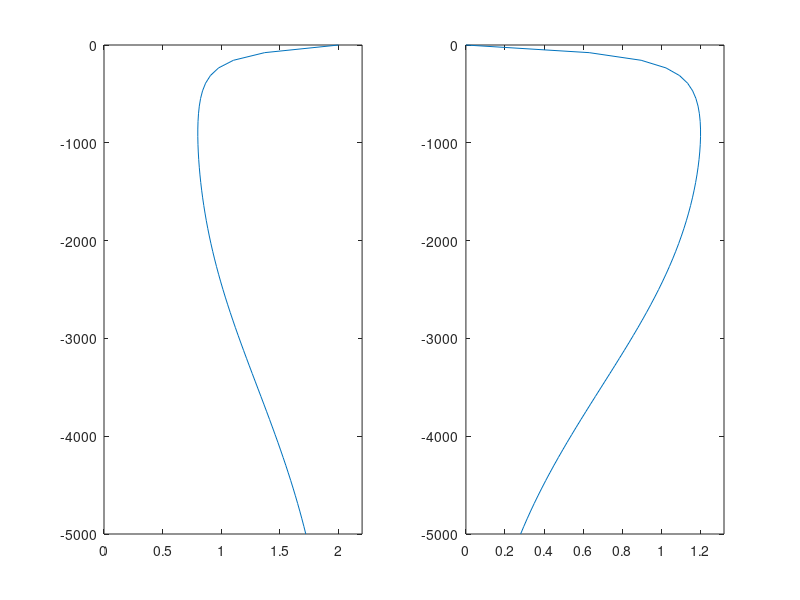

Source code (MATLAB):
latitude = 33;
f0 = 2 * 7.2921E-5 * sin( latitude*pi/180 );

j_star = 3;
L_gm = 1.3e3; % thermocline exponential scale, meters
invT_gm = 5.2e-3; % reference buoyancy frequency, radians/seconds
E_gm = 6.3e-5; % non-dimensional energy parameter
E = L_gm*L_gm*L_gm*invT_gm*invT_gm*E_gm;
N0 = invT_gm;

H = (j_star+(1:3000)).^(-5/2);
H_norm = 1/sum(H);
B_norm = 1/atan(sqrt(N0*N0/(f0*f0)-1));


GM2D_uv_int = @(omega0,omega1,j) B_norm*H_norm*E*((j+j_star).^(-5/2))*( f0*sqrt(omega1*omega1-f0*f0)/(2*omega1*omega1) - (3/2)*atan(f0/sqrt(omega1*omega1-f0*f0)) - f0*sqrt(omega0*omega0-f0*f0)/(2*omega0*omega0) + (3/2)*atan(f0/sqrt(omega0*omega0-f0*f0)));


L = 5000;
z = linspace(-L,0,65)';

H = H_norm*(j_star+(1:1024)).^(-5/2);

j_max = 3000;

%xi = ( exp(z/L_gm) - exp(-L/L_gm) )/( 1-exp(-L/L_gm) );
xi = exp(z/L_gm);

F2 = 0*z;
G2 = 0*z;
for j = 1:j_max
    F2 = F2 + 2*(cos(j*pi*xi)).^2*H_norm*(j_star+j).^(-5/2);
    G2 = G2 + 2*(sin(j*pi*xi)).^2*H_norm*(j_star+j).^(-5/2);
end

figure
subplot(1,2,1)
plot(F2,z)
xlim([0 1.1*max(F2)])
subplot(1,2,2)
plot(G2,z)
xlim([0 1.1*max(G2)])